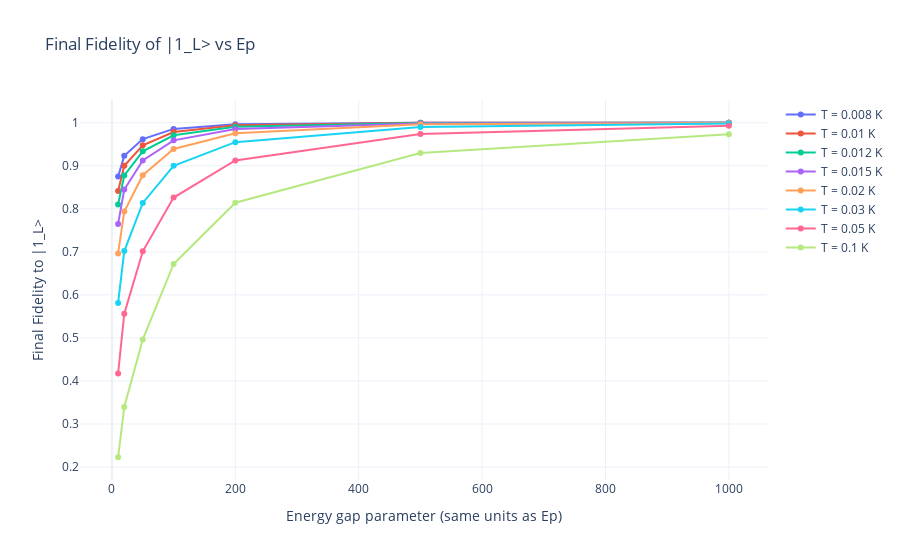

The notebook cell saved with this chart:
### Code cell
# --- Temperature x Ep sweep (converted snippet) ---
# Uses existing helpers in this notebook: make_H_func, c_ops_gen_thermal, mesolve, initial_state, logical_one, rho1, t_list, e_ops, opts


final_fidelities = {T: [] for T in temperatures}


for T in tqdm(temperatures, desc="Processing temperatures"):
    for Ep in Ep_vec:
        # Build H(t) for this Ep
        H_fun = make_H_func(Ep)  # callable H(t)

        # Initialize state for this run
        rho = initial_state * initial_state.dag()
        prev_time = float(t_list[0])

        # Propagate piecewise across the t_list using collapse operators evaluated at segment midpoints
        for t_next in t_list[1:]:
            t_mid = 0.5 * (prev_time + float(t_next))
            # Compute thermal collapse operators (list of Qobj) at segment midpoint
            try:
                c_ops = c_ops_gen_thermal(t_mid, H_fun, n_qubits, lambda_2, T)
            except Exception:
                c_ops = None

            t_steps = [prev_time, float(t_next)]
            try:
                res = mesolve(H_fun, rho, t_steps, c_ops=c_ops, args=None, e_ops=e_ops, options={'store_states': True})
            except Exception as exc:
                # On solver failure try without collapse operators

                # DEBUG
                print(exc, Ep)
                try:
                    res = mesolve(H_fun, rho, t_steps, c_ops=None, args=None, e_ops=e_ops)
                except Exception:
                    raise RuntimeError(f"mesolve failed for Ep={Ep}, T={T}, segment {prev_time}->{t_next}: {exc}")

            # Advance
            rho = res.states[-1]
            prev_time = float(t_next)

        # final fidelity to logical one
        final_fid = float((rho1 * rho).tr().real)
        final_fidelities[T].append(final_fid)

# Plot results
fig = go.Figure()
for T, fidelities in final_fidelities.items():
    fig.add_trace(go.Scatter(x=[i*params["to_freq_units"] for i in Ep_vec], y=fidelities, mode='lines+markers', name=f"T = {T} K"))

fig.update_layout(
    title="Final Fidelity of |1_L> vs Ep",
    xaxis_title="Energy gap parameter (same units as Ep)",
    yaxis_title="Final Fidelity to |1_L>",
    template='plotly_white'
)
fig.show()

# expose results
globals()['final_fidelities_sweep'] = final_fidelities
print('Done: temperature x Ep sweep complete. Results in final_fidelities_sweep')

### Figure 1 — Plotly figure (JSON) as saved in the notebook; plotly's stock layout.template omitted (floating-point values rounded to 4 significant figures)
{"data": [{"mode": "lines+markers", "name": "T = 0.008 K", "type": "scatter", "x": [10.0, 20.0, 50, 100, 200, 500.0, 1000.0], "y": [0.8749, 0.9231, 0.9619, 0.9857, 0.9967, 0.9999, 1.0]}, {"mode": "lines+markers", "name": "T = 0.01 K", "type": "scatter", "x": [10.0, 20.0, 50, 100, 200, 500.0, 1000.0], "y": [0.8417, 0.9, 0.9478, 0.9785, 0.9941, 0.9997, 1.0]}, {"mode": "lines+markers", "name": "T = 0.012 K", "type": "scatter", "x": [10.0, 20.0, 50, 100, 200, 500.0, 1000.0], "y": [0.8099, 0.8774, 0.9336, 0.9709, 0.9909, 0.9994, 1.0]}, {"mode": "lines+markers", "name": "T = 0.015 K", "type": "scatter", "x": [10.0, 20.0, 50, 100, 200, 500.0, 1000.0], "y": [0.7649, 0.8448, 0.9125, 0.9591, 0.9856, 0.9985, 0.9999]}, {"mode": "lines+markers", "name": "T = 0.02 K", "type": "scatter", "x": [10.0, 20.0, 50, 100, 200, 500.0, 1000.0], "y": [0.6964, 0.7935, 0.8782, 0.9392, 0.9758, 0.9963, 0.9997]}, {"mode": "lines+markers", "name": "T = 0.03 K", "type": "scatter", "x": [10.0, 20.0, 50, 100, 200, 500.0, 1000.0], "y": [0.5813, 0.7019, 0.8137, 0.8999, 0.9549, 0.9899, 0.9984]}, {"mode": "lines+markers", "name": "T = 0.05 K", "type": "scatter", "x": [10.0, 20.0, 50, 100, 200, 500.0, 1000.0], "y": [0.4173, 0.5564, 0.7012, 0.8262, 0.9125, 0.9739, 0.9931]}, {"mode": "lines+markers", "name": "T = 0.1 K", "type": "scatter", "x": [10.0, 20.0, 50, 100, 200, 500.0, 1000.0], "y": [0.2227, 0.3394, 0.4966, 0.6718, 0.8141, 0.9296, 0.9732]}], "layout": {"title": {"text": "Final Fidelity of |1_L> vs Ep"}, "xaxis": {"title": {"text": "Energy gap parameter (same units as Ep)"}}, "yaxis": {"title": {"text": "Final Fidelity to |1_L>"}}}}
